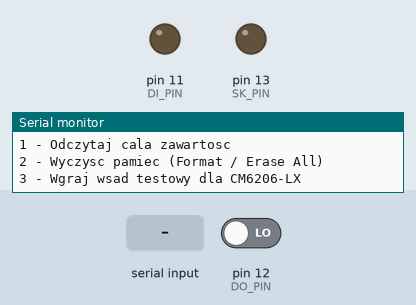
Bench run of a sketch on a simulated Arduino Uno, built with avr-gcc and run on an emulated ATmega328P. Parts: output pins drawn as LEDs (lit = HIGH), the last lines printed to the serial monitor. The test bench sets the inputs (shaded band); at power-on: pin 12 (DO_PIN) LOW. Pins used as bus, display or sensor lines are not drawn.

Above: at 1.2 s.
1.3 s: "1\n" received over Serial
At 1.8 s:
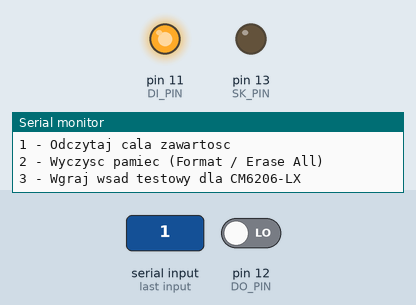
2.9 s: byte 51 ('3') received over Serial
5.9 s: pin 12 (DO_PIN) driven HIGH
At 6.6 s:
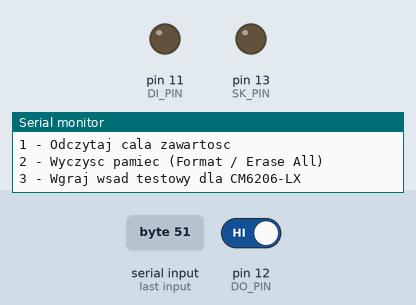
7.4 s: byte 49 ('1') received over Serial
At 8.6 s:
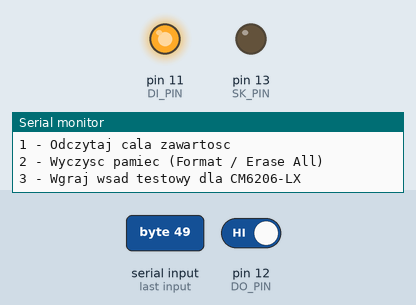
8.9 s: byte 50 ('2') received over Serial
At 10.1 s:
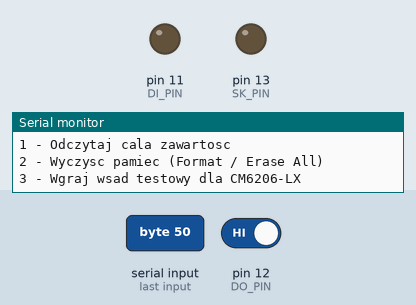
10.4 s: "3\n" received over Serial
At 11.1 s:
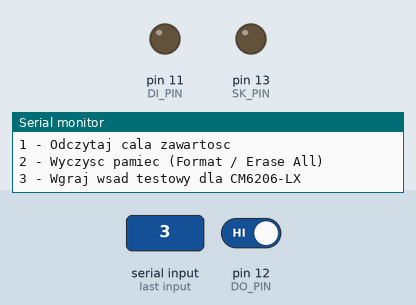
Timing chart, 0 to 13.0 s (numbered marks = the images above; inputs shaded):
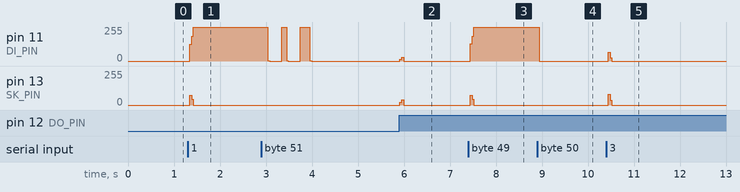

Measured:
- after the input at 1.3 s, pin 11 (DI_PIN): 0/255 → 255/255 at once; pin 13 (SK_PIN): 0/255 → 75/255 at once, → 42/255 0.04 s later, → 0/255 0.04 s later
- after the input at 5.9 s, pin 11 (DI_PIN): 0/255 → 13/255 at once, → 30/255 0.04 s later, → 0/255 0.04 s later; pin 13 (SK_PIN): 0/255 → 20/255 at once, → 41/255 0.04 s later, → 0/255 0.04 s later
- after the input at 7.4 s, pin 11 (DI_PIN): 0/255 → 255/255 at once; pin 13 (SK_PIN): 0/255 → 75/255 at once, → 43/255 0.04 s later, → 0/255 0.04 s later
- after the input at 8.9 s, pin 11 (DI_PIN): 255/255 → 0/255 at once
- after the input at 10.4 s, pin 11 (DI_PIN): 0/255 → 67/255 at once, → 25/255 0.04 s later, → 0/255 0.04 s later; pin 13 (SK_PIN): 0/255 → 82/255 at once, → 34/255 0.04 s later, → 0/255 0.04 s later

The sketch:

Edit_93C46W6.ino
```cpp
// Piny sterujące pamięcią 93C46
const int CS_PIN  = 10;
const int DI_PIN  = 11; // Do pinu 3 (DI) kości
const int DO_PIN  = 12; // Do pinu 4 (DO) kości
const int SK_PIN  = 13;

// Instrukcje dla trybu 16-bitowego (64 słowa x 16 bitów)
// Instrukcja składa się z bitu startu (1) + 2 bitów kodu operacji
const uint8_t OP_READ  = 0b110; // Start(1) + Op(10)
const uint8_t OP_WRITE = 0b101; // Start(1) + Op(01)
const uint8_t OP_ERASE = 0b111; // Start(1) + Op(11)
const uint8_t OP_EWEN  = 0b100; // Start(1) + Op(00) -> podinstrukcja EWEN to 0011XXXX

void setup() {
  Serial.begin(115200);

  pinMode(CS_PIN, OUTPUT);
  pinMode(SK_PIN, OUTPUT);
  pinMode(DI_PIN, OUTPUT);
  pinMode(DO_PIN, INPUT);

  digitalWrite(CS_PIN, LOW);
  digitalWrite(SK_PIN, LOW);
  digitalWrite(DI_PIN, LOW);

  printMenu();
}

void loop() {
  if (Serial.available() > 0) {
    char cmd = Serial.read();
    // Odrzuć znaki nowej linii
    if (cmd == '\n' || cmd == '\r') return;

    switch (cmd) {
      case '1':
        readAll();
        break;
      case '2':
        eraseAll();
        break;
      case '3':
        writeWsad();
        break;
      default:
        printMenu();
        break;
    }
  }
}

void printMenu() {
  Serial.println(F("\n--- PROGRAMATOR EEPROM 93C46 (16-bit) ---"));
  Serial.println(F("Wpisz cyfre i nacisnij Enter:"));
  Serial.println(F("1 - Odczytaj cala zawartosc"));
  Serial.println(F("2 - Wyczysc pamiec (Format / Erase All)"));
  Serial.println(F("3 - Wgraj wsad testowy dla CM6206-LX"));
}

// Funkcja wysyłająca określoną liczbę bitów do pamięci
void shiftOutBits(uint32_t data, int bitCount) {
  for (int i = bitCount - 1; i >= 0; i--) {
    digitalWrite(DI_PIN, (data >> i) & 1);
    digitalWrite(SK_PIN, HIGH);
    delayMicroseconds(5);
    digitalWrite(SK_PIN, LOW);
    delayMicroseconds(5);
  }
}

// Odblokowanie zapisu/kasowania (EWEN)
void enableWrite() {
  digitalWrite(CS_PIN, HIGH);
  delayMicroseconds(5);

  shiftOutBits(OP_EWEN, 3);          // Start + Opcode
  shiftOutBits(0b110000, 6);         // Adres dla EWEN (11XXXX dla 64 słów)

  digitalWrite(CS_PIN, LOW);
  delayMicroseconds(5);
}

// Odczyt jednego słowa 16-bitowego z podanego adresu (0-63)
uint16_t readWord(uint8_t address) {
  uint16_t data = 0;

  digitalWrite(CS_PIN, HIGH);
  delayMicroseconds(5);

  shiftOutBits(OP_READ, 3);          // Start + Opcode
  shiftOutBits(address & 0x3F, 6);   // 6 bitów adresu

  // Czytanie 16 bitów danych
  for (int i = 0; i < 16; i++) {
    digitalWrite(SK_PIN, HIGH);
    delayMicroseconds(5);
    data = (data << 1) | digitalRead(DO_PIN);
    digitalWrite(SK_PIN, LOW);
    delayMicroseconds(5);
  }

  digitalWrite(CS_PIN, LOW);
  delayMicroseconds(5);
  return data;
}

// Zapis jednego słowa 16-bitowego pod wskazany adres
void writeWord(uint8_t address, uint16_t value) {
  enableWrite();

  digitalWrite(CS_PIN, HIGH);
  delayMicroseconds(5);

  shiftOutBits(OP_WRITE, 3);         // Start + Opcode
  shiftOutBits(address & 0x3F, 6);   // Adres
  shiftOutBits(value, 16);           // Dane

  digitalWrite(CS_PIN, LOW);
  delayMicroseconds(5);

  // Oczekiwanie na zakończenie wewnętrznego cyklu zapisu (Ready/Busy)
  digitalWrite(CS_PIN, HIGH);
  delayMicroseconds(5);
  unsigned long startTime = millis();
  while (digitalRead(DO_PIN) == LOW) {
    if (millis() - startTime > 100) break; // Timeout ochronny
  }
  digitalWrite(CS_PIN, LOW);
}

// ODCZYT CAŁEJ PAMIĘCI
void readAll() {
  Serial.println(F("\n--- ZAWARTOSC EEPROM (Adres: Wartosc HEX) ---"));
  for (uint8_t addr = 0; addr < 64; addr++) {
    uint16_t val = readWord(addr);

    // Formatowanie wyświetlania do ładnej tabeli hex
    if (addr < 10) Serial.print("0");
    Serial.print(addr);
    Serial.print(": 0x");
    if (val < 0x1000) Serial.print("0");
    if (val < 0x0100) Serial.print("0");
    if (val < 0x0010) Serial.print("0");
    Serial.println(val, HEX);
  }
  printMenu();
}

// KASOWANIE CAŁEJ PAMIĘCI
void eraseAll() {
  Serial.print(F("\nCzyszczenie pamieci... "));
  enableWrite();

  digitalWrite(CS_PIN, HIGH);
  delayMicroseconds(5);

  shiftOutBits(0b100, 3);            // Start + Opcode dla podinstrukcji (00)
  shiftOutBits(0b100000, 6);         // Kod dla ERAL (Erase All): 10XXXX

  digitalWrite(CS_PIN, LOW);
  delayMicroseconds(5);

  // Czekaj na koniec operacji kasowania
  digitalWrite(CS_PIN, HIGH);
  while (digitalRead(DO_PIN) == LOW);
  digitalWrite(CS_PIN, LOW);

  Serial.println(F("ZAKONCZONE. Wszystkie komorki maja teraz wartosc 0xFFFF."));
  printMenu();
}

// POPRAWIONY ZAPIS DLA CM6206-LX (Kolejność bajtów Little-Endian)
void writeWsad() {
  Serial.println(F("\nZapisywanie OFICJALNEGO wsadu [HomeLink Audio Pro]..."));

  // KROK 1: Sygnatura i identyfikatory (Porządek sprawdzony sprzętowo)
  writeWord(0x00, 0x434D); // Sygnatura "CD"
  writeWord(0x01, 0x0D8C); // Vendor ID: C-Media
  writeWord(0x02, 0x0102); // Product ID: CM6206

  // KROK 2: Tekst "HomeLink Audio Pro" w formacie Little-Endian
  // W każdym słowie: prawy bajt to pierwsza litera, lewy bajt to druga litera.

  // "HomeLink "
  writeWord(0x03, 0x6F48); // 'o' (0x6F) + 'H' (0x48) -> "Ho"
  writeWord(0x04, 0x656D); // 'e' (0x65) + 'm' (0x6D) -> "me"
  writeWord(0x05, 0x694C); // 'i' (0x69) + 'L' (0x4C) -> "Li"
  writeWord(0x06, 0x6B6E); // 'k' (0x6B) + 'n' (0x6E) -> "nk"
  writeWord(0x07, 0x4120); // 'A' (0x41) + Spacja (0x20) -> " A"

  // "Audio Pro"
  writeWord(0x08, 0x6475); // 'd' (0x64) + 'u' (0x75) -> "ud"
  writeWord(0x09, 0x6F69); // 'o' (0x6F) + 'i' (0x69) -> "io"
  writeWord(0x0A, 0x5020); // 'P' (0x50) + Spacja (0x20) -> " P"
  writeWord(0x0B, 0x6F72); // 'o' (0x6F) + 'r' (0x72) -> "ro"

  // KROK 3: Wyczyszczenie wszystkich pozostałych komórek pamięci do samego końca
  for (uint8_t i = 0x0C; i < 64; i++) {
    writeWord(i, 0x0000);
  }

  Serial.println(F("ZAKONCZONE! Sprawdź odczyt (opcja 1) przed wlutowaniem na stałe."));
  printMenu();
}
```
